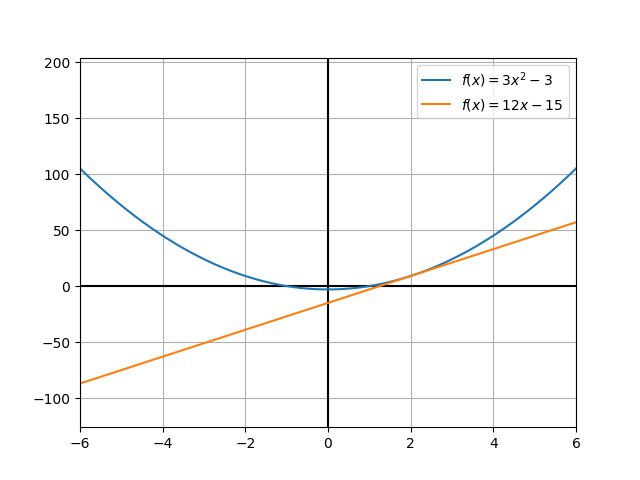

This chart was generated by the following Python code:
import numpy as np
import matplotlib.pyplot as plt

def hello():
	x = np.linspace(-8, 8, 1000)
	y1 = 3*x**2-3
	y2 = 12*x - 15

	plt.figure()
	plt.axhline(color='k')
	plt.axvline(color='k')
	plt.plot(x, y1, label=r"$ f(x) = 3x^2-3 $")
	plt.plot(x, y2, label=r"$ f(x) = 12x - 15 $")
	plt.grid(True)
	plt.legend()
	plt.xlim(-6, 6)
	plt.savefig("fonctionEtTangente.png")
	plt.show()


if __name__ == "__main__":
	hello()
